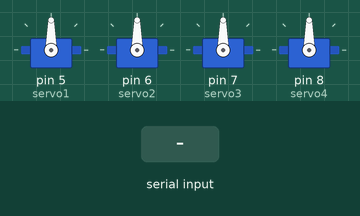
Recording of a sketch running on a simulated Arduino Uno, built with avr-gcc and run on an emulated ATmega328P. Parts: 4 × servo. The inputs (shaded band) are chosen by the test bench.

Above: at 1.2 s.
1.3 s: "0" received over Serial
At 2.0 s:
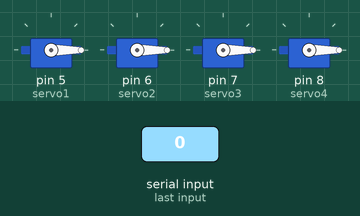
2.8 s: "1" received over Serial
At 3.2 s:
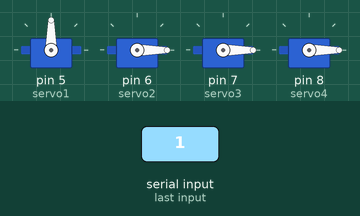
4.3 s: "2" received over Serial
At 5.5 s:
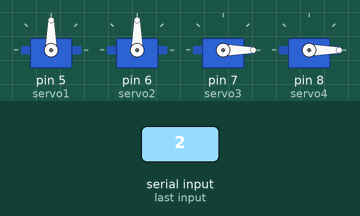
5.8 s: "3" received over Serial
At 6.7 s:
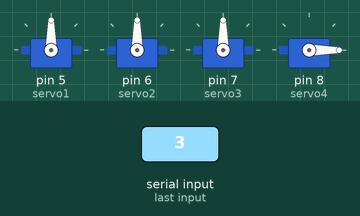
7.3 s: "4" received over Serial
At 7.8 s:
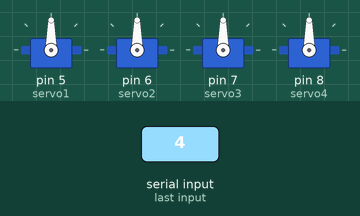
Timing chart, 0 to 9.8 s (numbered marks = the images above; inputs shaded):
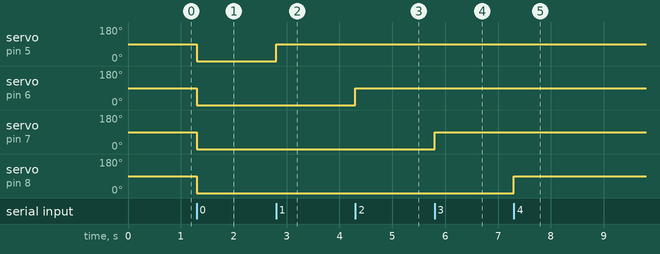

The sketch:

Arm.ino
```cpp
#include <Servo.h>

Servo servo1, servo2, servo3, servo4;  // Define servos

void setup() {
  Serial.begin(115200);  // Start serial communication at 115200 baud
  servo1.attach(5);  // Attach servos to pins
  servo2.attach(6);
  servo3.attach(7);
  servo4.attach(8);
}

void loop() {
  if (Serial.available()) {
    char command = Serial.read();  // Read incoming command
    switch (command) {
      case '1':  // Command to move servo1
        servo1.write(90);  // Move servo to 90 degrees
        break;
      case '2':  // Command to move servo2
        servo2.write(90);
        break;
      case '3':  // Command to move servo3
        servo3.write(90);
        break;
      case '4':  // Command to move servo4
        servo4.write(90);
        break;
      case '0':  // Reset all servos to default position
        servo1.write(0);
        servo2.write(0);
        servo3.write(0);
        servo4.write(0);
        break;
      default:  // Handle unknown commands
        Serial.println("Invalid command received");
        break;
    }
  }
}
```

Measured:
- after the input at 1.3 s, servo on pin 5 (servo1), servo on pin 6 (servo2), servo on pin 7 (servo3), servo on pin 8 (servo4): 90° → 0° at once
- after the input at 2.8 s, servo on pin 5 (servo1): 0° → 90° at once
- after the input at 4.3 s, servo on pin 6 (servo2): 0° → 90° at once
- after the input at 5.8 s, servo on pin 7 (servo3): 0° → 90° at once
- after the input at 7.3 s, servo on pin 8 (servo4): 0° → 90° at once
